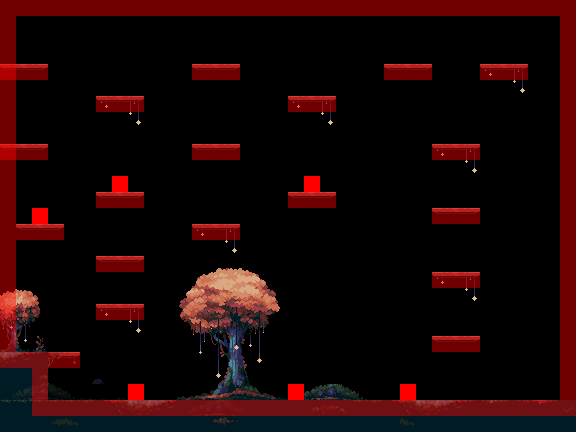

A level layout from a 2D game, rendered from its tile map. Below: a short description, then the map file with tile-grid data replaced by summaries:
An orthogonal 36x27 tile map with 16x16 px tiles, 7 tile layers (Trees, Foreground Objects, Lights, Platforms, ...), 3 tilesets and 4 objects.

<map version="1.9" tiledversion="1.9.2" orientation="orthogonal" renderorder="right-down" width="36" height="27" tilewidth="16" tileheight="16" infinite="0" nextlayerid="11" nextobjectid="7">
 <editorsettings>
  <export target="platformerMapUpdated.js" format="js" />
 </editorsettings>
 <tileset firstgid="1" source="springstar.tsx" />
 <tileset firstgid="199" source="background.tsx" />
 <tileset firstgid="202" source="collision.tsx" />
 <objectgroup id="6" name="Bg1">
  <object id="1" gid="199" x="-19.071" y="432.285" width="603.256" height="438.875" />
  <object id="3" gid="200" x="1.07112" y="430.386" width="288" height="180" />
 </objectgroup>
 <objectgroup id="7" name="Bg2">
  <object id="5" gid="200" x="-10.2515" y="409.864" width="585.219" height="317.287" />
 </objectgroup>
 <objectgroup id="8" name="Bg3">
  <object id="6" gid="201" x="-10.9592" y="421.187" width="588.05" height="347.009" />
 </objectgroup>
 <layer id="1" name="Trees" width="36" height="27">
  <data>[972 cells, 184 non-empty, 125 distinct tile ids]</data>
 </layer>
 <layer id="2" name="Foreground Objects" width="36" height="27" opacity="0.39">
  <data>[972 cells, 21 non-empty, 14 distinct tile ids]</data>
 </layer>
 <layer id="4" name="Lights" width="36" height="27">
  <data>[972 cells, 21 non-empty, 3 distinct tile ids]</data>
 </layer>
 <layer id="3" name="Platforms" width="36" height="27">
  <data>[972 cells, 56 non-empty, 4 distinct tile ids]</data>
 </layer>
 <layer id="9" name="FloorCollisions" width="36" height="27" opacity="0.44">
  <data>[972 cells, 120 non-empty, 1 distinct tile ids]</data>
 </layer>
 <layer id="5" name="PlatformCollisions" width="36" height="27" opacity="0.44">
  <data>[972 cells, 56 non-empty, 1 distinct tile ids]</data>
 </layer>
 <layer id="10" name="EnemyCollisions" width="36" height="27">
  <data>[972 cells, 6 non-empty, 1 distinct tile ids]</data>
 </layer>
</map>
